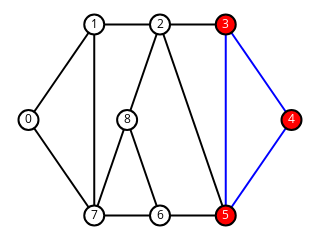

Write notebook code for a chart like this one.
### Markdown cell above
## Passeios, trilhas e caminhos

Se $(N, E)$ é um grafo não-dirigido:

* um **passeio** (*walk*) é uma sequência de nós $\langle n_0, n_1, \ldots, n_{k-1} \rangle$ tal que, para todo $i$ entre $0$ e $k-2$, temos que $\{n_i, n_{i + 1}\} \in E$;

* uma **trilha** (*trail*) é um passeio $\langle n_0, n_1, \ldots, n_{k-1} \rangle$ no qual não existem índices $i$ e $j$ entre $0$ e $k-2$ tais que $i \neq j$ e $\{n_i, n_{i+1}\} = \{n_j, n_{j+1}\}$;

* um **caminho** (*path*) é um passeio $\langle n_0, n_1, \ldots, n_{k-1} \rangle$ no qual não existem índices $i$ e $j$ entre $0$ e $k-1$ tais que $i \neq j$ e $n_i = n_j$.

Se $(N, E)$ é um grafo dirigido:

* um **passeio** (*walk*) é uma sequência de nós $\langle n_0, n_1, \ldots, n_{k-1} \rangle$ tal que, para todo $i$ entre $0$ e $k-2$, temos que $(n_i, n_{i + 1}) \in E$;

* uma **trilha** (*trail*) é um passeio $\langle n_0, n_1, \ldots, n_{k-1} \rangle$ no qual não existem índices $i$ e $j$ entre $0$ e $k-2$ tais que $i \neq j$ e $(n_i, n_{i+1}) = (n_j, n_{j+1})$;

* um **caminho** (*path*) é um passeio $\langle n_0, n_1, \ldots, n_{k-1} \rangle$ no qual não existem índices $i$ e $j$ entre $0$ e $k-1$ tais que $i \neq j$ e $n_i = n_j$.

Pode-se dizer que uma trilha é um passeio que não repete arestas e um caminho é um passeio que não repete nós.

### Exercício 1

Dê um exemplo de passeio que não é trilha no grafo `ug`.

### Code cell
## Grafo não dirigido
# walk = Passeio pode repetir arestas e vértices, pode ser aberto ou fechado
# trail = Trilha não pode repetir arestas
# path = Caminho não pode repetir vértices

# Um exemplo de passeio que não é trilha, é a sequência 3 -> 4 -> 5 -> 3 -> 4. 
# Pois repete-se uma aresta, o que não é permitido em uma trilha.

for n in ug.nodes:
    ug.nodes[n]['label'] = str(n)
    
ug.edges[3, 4]['color'] = (0, 0, 255)
ug.edges[4, 5]['color'] = (0, 0, 255)
ug.edges[5, 3]['color'] = (0, 0, 255)
ug.nodes[3]['color'] = (255, 0, 0)
ug.nodes[4]['color'] = (255, 0, 0)
ug.nodes[5]['color'] = (255, 0, 0)

sn.show_graph(ug, nlab=True)

### Figure 1 — Plotly figure (JSON) as saved in the notebook; plotly's stock layout.template omitted (floating-point values rounded to 4 significant figures)
{"data": [{"hoverinfo": "none", "line": {"color": "rgb(0, 0, 0)", "width": 2}, "mode": "lines", "type": "scatter", "uid": "cef869f2-a245-11e8-bcd7-e094670fd0e3", "x": [0, 0.25, null, 0, 0.25, null, 0.25, 0.5, null, 0.25, 0.25, null, 0.5, 0.75, null, 0.5, 0.75, null, 0.5, 0.375, null, 0.75, 0.5, null, 0.5, 0.25, null, 0.5, 0.375, null, 0.25, 0.375, null], "y": [0.5, 1, null, 0.5, 0, null, 1, 1, null, 1, 0, null, 1, 1, null, 1, 0, null, 1, 0.5, null, 0, 0, null, 0, 0, null, 0, 0.5, null, 0, 0.5, null]}, {"hoverinfo": "none", "line": {"color": "rgb(0, 0, 255)", "width": 2}, "mode": "lines", "type": "scatter", "uid": "cef869f3-a245-11e8-bcd7-e094670fd0e3", "x": [0.75, 1, null, 0.75, 0.75, null, 1, 0.75, null], "y": [1, 0.5, null, 1, 0, null, 0.5, 0, null]}, {"hoverinfo": "none", "marker": {"color": "rgb(255, 255, 255)", "line": {"color": "rgb(0, 0, 0)", "width": 2}, "size": 20}, "mode": "markers+text", "text": ["0", "1", "2", "6", "7", "8"], "textfont": {"color": "rgb(0, 0, 0)"}, "textposition": "middle center", "type": "scatter", "uid": "cef869f4-a245-11e8-bcd7-e094670fd0e3", "x": [0, 0.25, 0.5, 0.5, 0.25, 0.375], "y": [0.5, 1, 1, 0, 0, 0.5]}, {"hoverinfo": "none", "marker": {"color": "rgb(255, 0, 0)", "line": {"color": "rgb(0, 0, 0)", "width": 2}, "size": 20}, "mode": "markers+text", "text": ["3", "4", "5"], "textfont": {"color": "rgb(255, 255, 255)"}, "textposition": "middle center", "type": "scatter", "uid": "cef869f5-a245-11e8-bcd7-e094670fd0e3", "x": [0.75, 1, 0.75], "y": [1, 0.5, 0]}], "layout": {"height": 180, "margin": {"b": 0, "l": 0, "r": 0, "t": 0}, "showlegend": false, "width": 320, "xaxis": {"showgrid": false, "showticklabels": false, "zeroline": false}, "yaxis": {"showgrid": false, "showticklabels": false, "zeroline": false}}}
